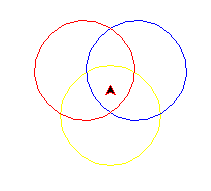

Source code (Python):
from turtle import *

#ปรับได้
#----------------
radius = 50
num_circle = 3
disFromCenter = 20
#----------------

penup()
setheading(90) # หันขึ้นบน

colors = ["yellow", "blue", "red"]
change_degree = 360/num_circle
for i in range(num_circle) :
  pencolor(colors[i])
  forward(disFromCenter)
  left(90)
  pendown()
  circle(radius)
  penup()
  right(90)
  backward(disFromCenter)
  left(change_degree)

input()
